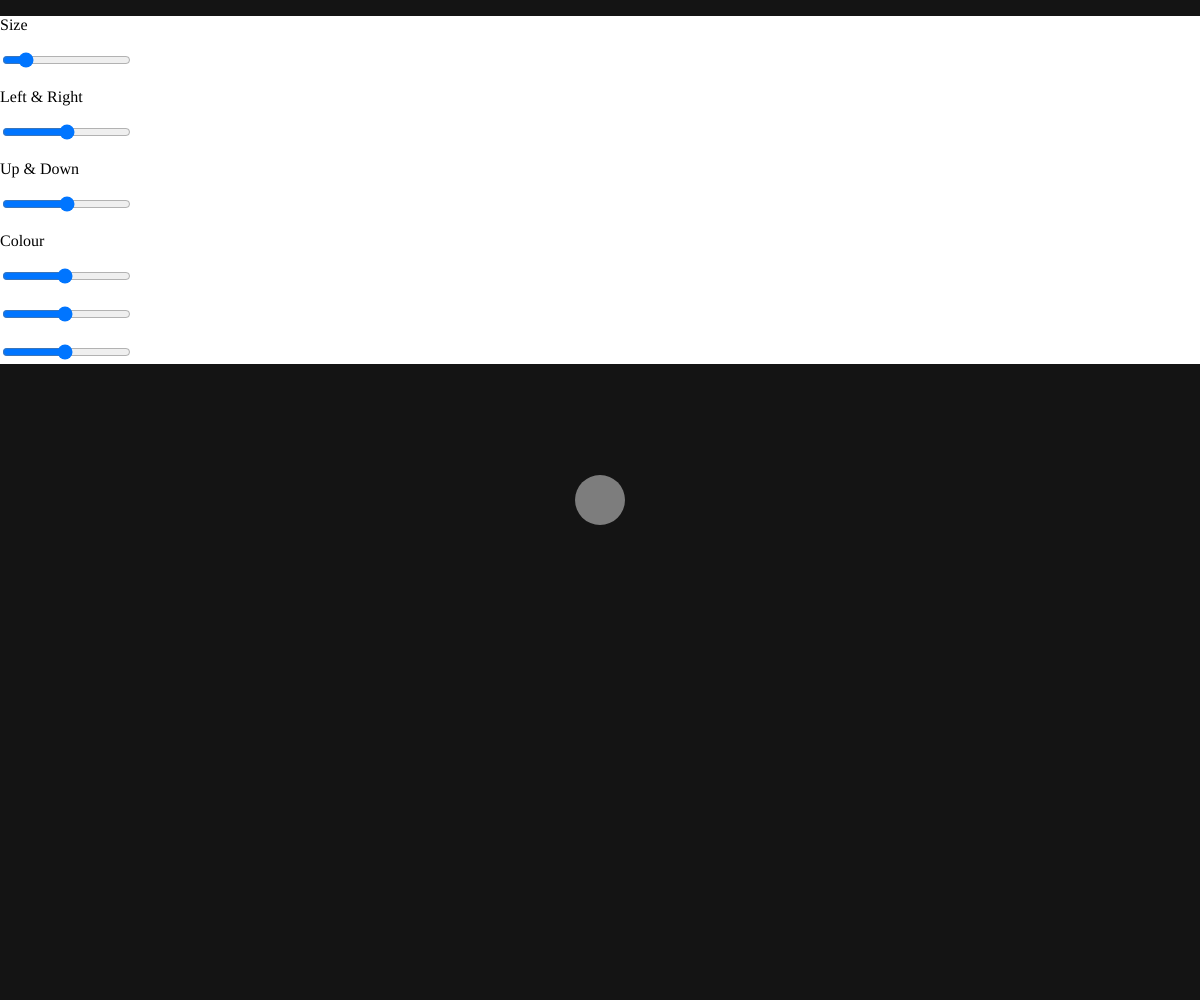
Frame 1 (no input)
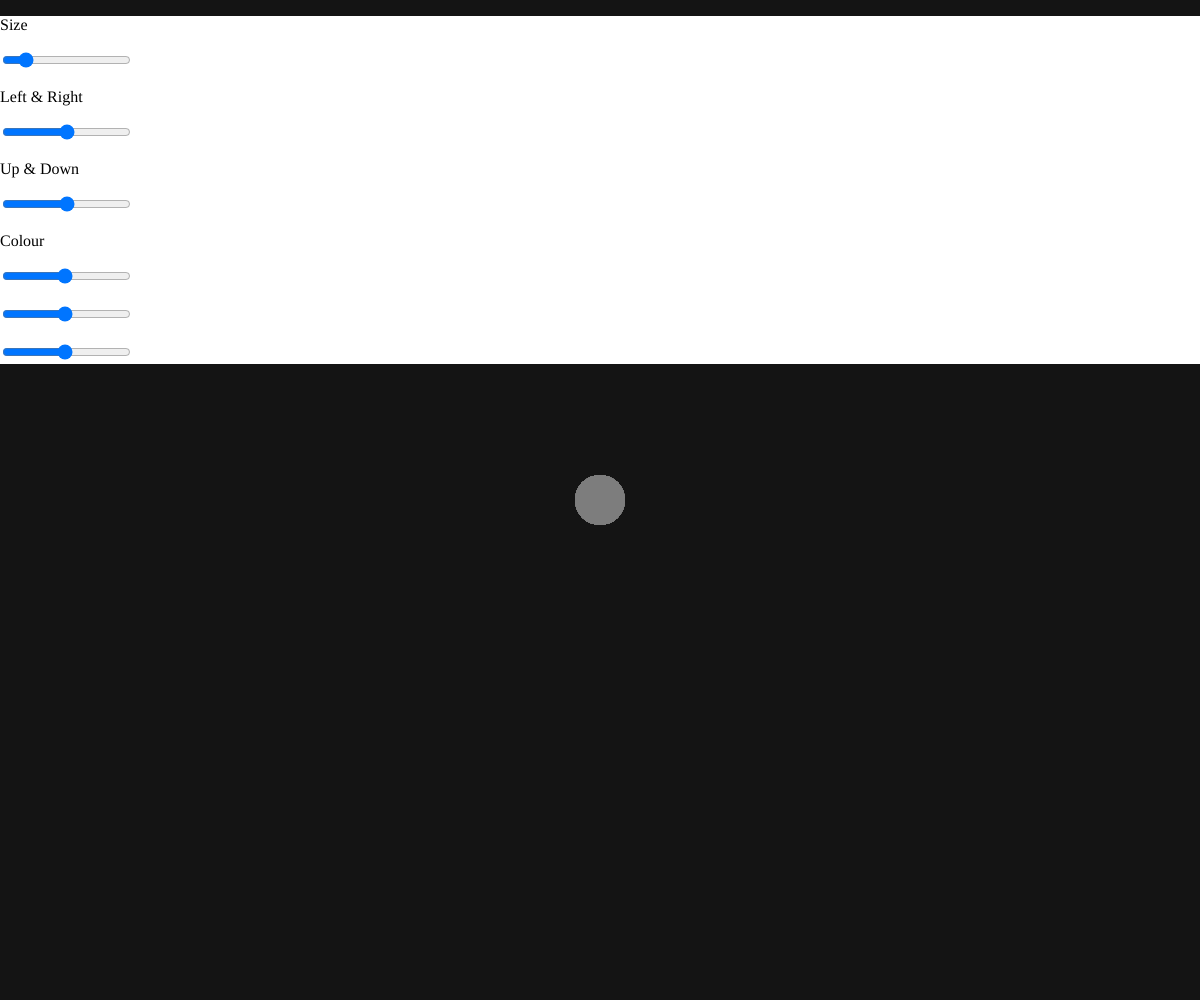
Frame 60 (no input)
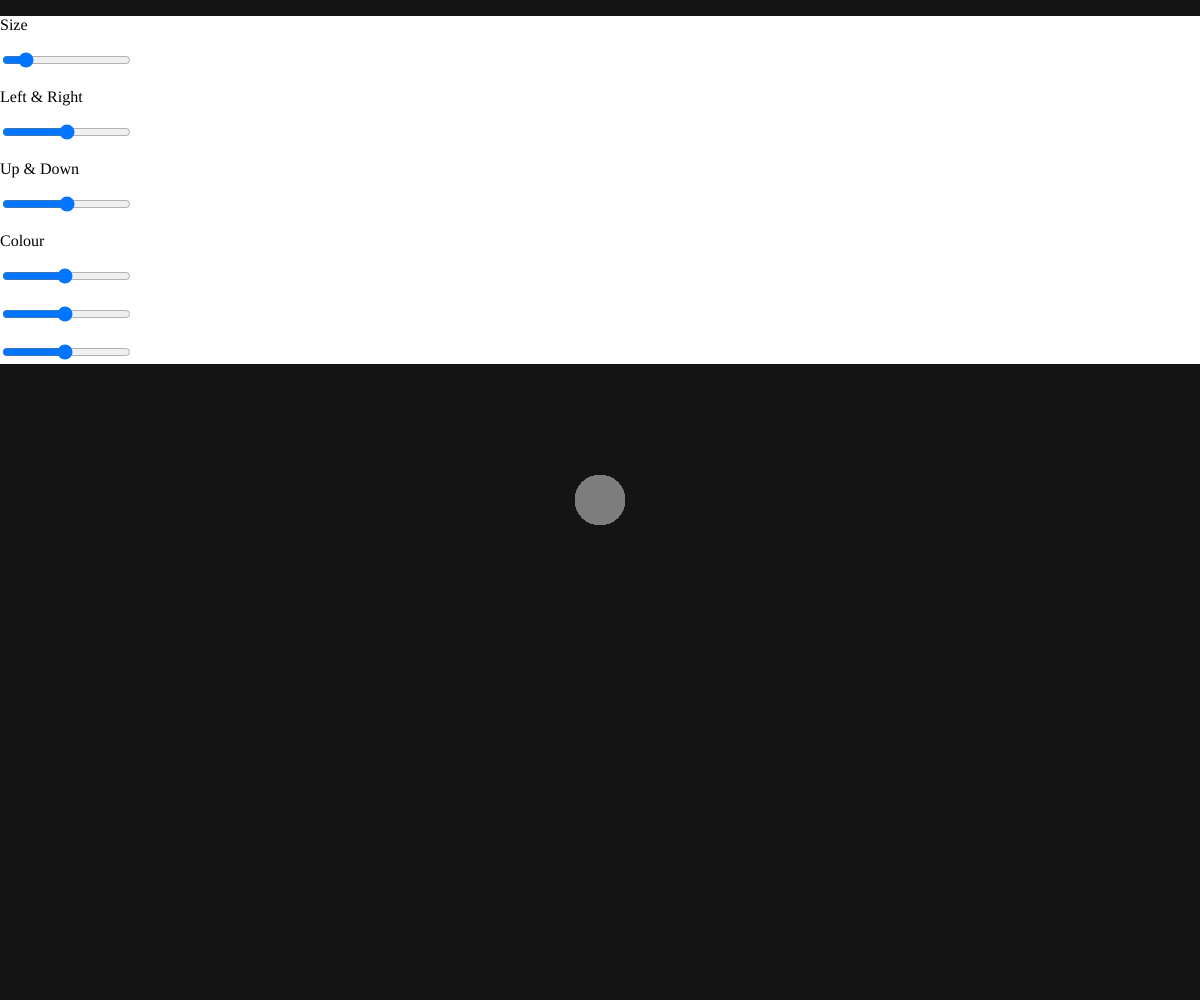
Frame 120 (the mouse pressed at the canvas centre since frame 60)

The p5.js sketch that drew these frames (run headless with seeded random() and noise() and a simulated clock; from frame 60 on, the mouse is pressed at the canvas centre):

// p5.js sketch
// ── sketch.js
var canvas;
var sliderSz;
var sliderX;
var sliderY;
var sliderR;
var sliderG;
var sliderB;

function setup() {
  canvas = createCanvas(windowWidth, windowHeight);
  canvas.style("z-index", "-1");
  canvas.position(0, 0);
  strokeC = color(0);
  background(color(20,20,20));

  //size control
 createP('Size');
  sliderSz = createSlider(10, 300, 50, 10);
  // sliderSz.position(50, windowHeight / 2 - 125);

  //position control
   createP('Left & Right');
  sliderX = createSlider(windowWidth / 2 - 250, windowWidth / 2 + 250, windowWidth / 2, 10);
  // sliderX.position(50, windowHeight / 2 - 75);
  createP('Up & Down');
  sliderY = createSlider(windowHeight / 2 - 250, windowHeight / 2 + 250, windowHeight / 2, 10);
  // sliderY.position(50, windowHeight / 2 - 25);
  //rgb color control

  createP('Colour');
  sliderR = createSlider(0, 255, 125);
  // sliderR.position(50, windowHeight / 2 + 75);
  createP();
  sliderG = createSlider(0, 255, 125);
  // sliderG.position(50, windowHeight / 2 + 125);
  createP();
  sliderB = createSlider(0, 255, 125);
  // sliderB.position(50, windowHeight / 2 + 175);


}


function draw() {

  //ellipses
  fill(color(sliderR.value(), sliderG.value(), sliderB.value()));
  // stroke(strokeC);
  noStroke();
  ellipse(mouseX, mouseY);
  ellipse(sliderX.value(), sliderY.value(), sliderSz.value(), sliderSz.value());
}

// ── style.css

h1,p{
  color: #fff;
}
